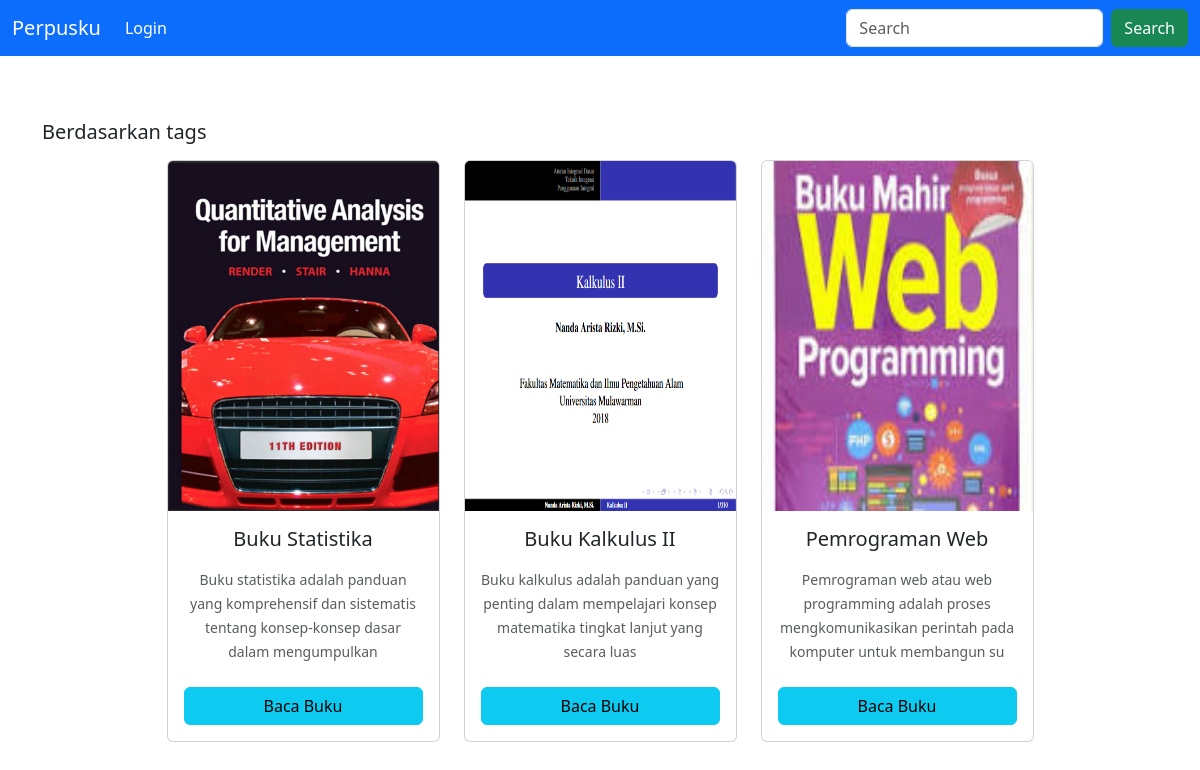
/tags/kuliah, run on the app's committed database.
### tables this page shows
CREATE TABLE "terbaru" (
	"id"	INTEGER,
	"judul"	TEXT,
	"kategori"	TEXT,
	"deskripsi"	TEXT,
	"pdf"	TEXT,
	"sampul"	TEXT,
	PRIMARY KEY("id" AUTOINCREMENT)
);

### index.py (the view, shortened to what this page needs)
@app.route('/tags/<kategori>', methods=['GET', 'POST'])
def cari_buku_kategori(kategori):
    if request.method == "GET":
        buku = semua_buku.tampil_berdasarkan_kategori(kategori)
        return render_template('tags.html', buku=buku)

### index.py (called while the page is built)
@app.teardown_appcontext
def close_db_connection(exception=None):
    db_manager.close_connection()

### konsepOOP.py (called while the page is built)
    def close_connection(self):
        if self.conn:
            self.conn.close()

    def execute_query(self, query):
        cursor = self.conn.cursor()
        cursor.execute(query)
        self.conn.commit()
        return cursor

    def tampil_berdasarkan_kategori(self, kategori):
        query = f"SELECT * FROM terbaru WHERE kategori = '{kategori}'"
        return self.execute_query(query).fetchall()

### templates/tags.html (shortened to what this page needs)
<!DOCTYPE html>
<html lang="en">
  <head>
    <link
      href="https://cdn.jsdelivr.net/npm/bootstrap@5.3.2/dist/css/bootstrap.min.css"
      rel="stylesheet"
    />
  </head>
  <body>
    <nav class="navbar navbar-dark bg-primary navbar-expand-lg fixed-top">
      <div class="container-fluid">
        <a class="navbar-brand" href="{{ url_for('index') }}">Perpusku</a>
        <div class="collapse navbar-collapse" id="navbarSupportedContent">
          <ul class="navbar-nav me-auto mb-2 mb-lg-0">
            <li class="nav-item">
              <a
                class="nav-link"
                href="{{ url_for('login') }}"
                style="color: white"
                >Login</a
              >
            </li>
          </ul>
          <form class="d-flex" role="search" method="post">
            <input
              class="form-control me-2"
              type="search"
              placeholder="Search"
              aria-label="Search"
              name="search"
            />
            <button class="btn btn-success" type="submit">Search</button>
          </form>
        </div>
      </div>
    </nav>
    <br />
    <br />
    <br />
    <div class="container pt-5">
      <h4 class="blockquote">Berdasarkan tags</h4>
      <div
        class="container mt-3 d-flex gap-4 flex-wrap flex-row justify-content-center text-center"
      >
        {% for i in buku %}
        <div class="card mb-3 col-3">
          <center>
            <img
              src="/static/img/{{ i[5] }}"
              class="card-img-top"
              alt="gambar"
              style="width: 100%; height: 350px"
            />
          </center>
          <div class="card-body">
            <h5 class="card-title">{{ i[1]}}</h5>
            <p class="card-text">
              <small class="text-muted">{{ i[3][:110] }}</small>
            </p>
            <a
              class="text-decoration-none"
              href='{{ url_for("baca", id_buku=i[0] ) }}'
            >
              <button
                type="button"
                class="btn btn-info mt-2"
                style="width: 100%"
              >
                Baca Buku
              </button>
            </a>
          </div>
        </div>
        {% endfor %}
      </div>
    </div>
  </body>
</html>

### data on the page
terbaru: sampul (picture), judul "Buku Statistika", deskripsi "Buku statistika adalah panduan yang komprehensif dan sistematis tentang konsep-konsep dasar dalam mengumpulkan"
terbaru: sampul (picture), judul "Buku Kalkulus II", deskripsi "Buku kalkulus adalah panduan yang penting dalam mempelajari konsep matematika tingkat lanjut yang secara luas"
terbaru: sampul (picture), judul "Pemrograman Web", deskripsi "Pemrograman web atau web programming adalah proses mengkomunikasikan perintah pada komputer untuk membangun su"
